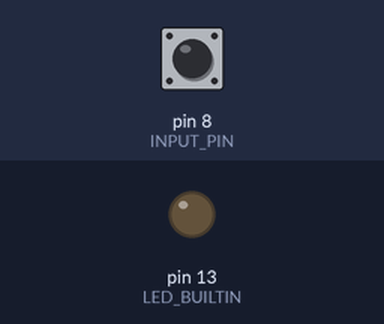
A sketch run on a simulated Arduino Uno, built with avr-gcc and run on an emulated ATmega328P. Shown: output pins drawn as LEDs (lit = HIGH). The inputs (shaded band) are chosen by the test bench; at power-on: pin 8 (INPUT_PIN) HIGH.

Above: at 1.2 s.
1.3 s: pin 8 (INPUT_PIN) pulled LOW for 0.15 s
At 1.37 s:
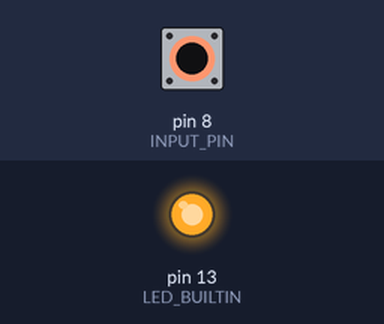
2.9 s: pin 8 (INPUT_PIN) pulled LOW for 3.2 s
At 7.1 s:
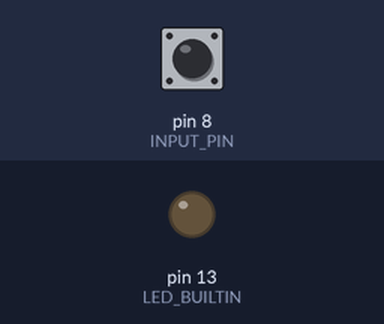
Timing chart, 0 to 8.6 s (numbered marks = the images above; inputs shaded):
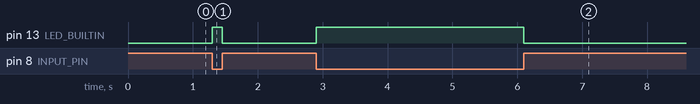

Measured:
- after the input at 1.3 s, pin 13 (LED_BUILTIN): LOW → HIGH at once, → LOW 0.15 s later
- after the input at 2.9 s, pin 13 (LED_BUILTIN): LOW → HIGH at once, → LOW 3.2 s later

The sketch:

test_optocoupler.ino
```cpp
// test sketch to test optocoupler input for doorbell

const int INPUT_PIN = 8;

void setup() {
  // put your setup code here, to run once:
  // initialize digital pin LED_BUILTIN as an output.
  pinMode(LED_BUILTIN, OUTPUT);
  pinMode(INPUT_PIN, INPUT_PULLUP);
}

void loop() {
  // put your main code here, to run repeatedly:
  if (digitalRead(INPUT_PIN)) {
    digitalWrite(LED_BUILTIN, LOW);
  }
  else {
    digitalWrite(LED_BUILTIN, HIGH);
  }
}
```
